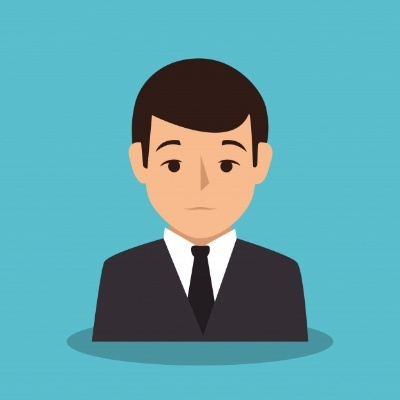
#> input picture small.jpg, 400 x 400 px
$ python scaling.py
#> lines starting #> are read from the running program, lines starting #| are printed output that depends on the picture
import cv2 as cv
import numpy as np

image = cv.imread("small.jpg")
#> image is the input picture: shape (400, 400, 3); mean B, G, R 171.9, 163.4, 95.3

image1 = cv.resize(image, None, fx=1, fy=1.5, interpolation=cv.INTER_LINEAR) # expand
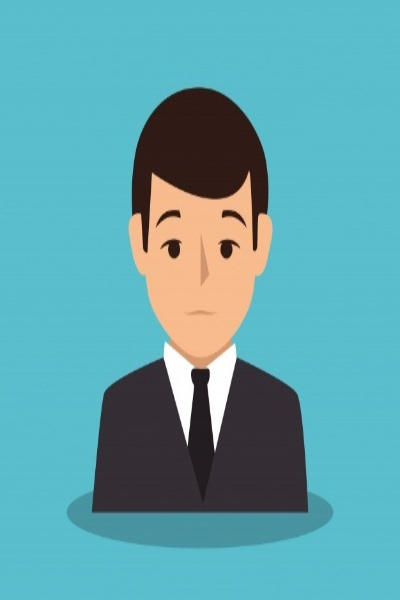
#> image1: shape (600, 400, 3); mean B, G, R 172, 163.5, 95.3
cv.imshow("Linear", image1)

# [6 lines of commented-out code are left out]
cv.waitKey()
cv.destroyAllWindows()
